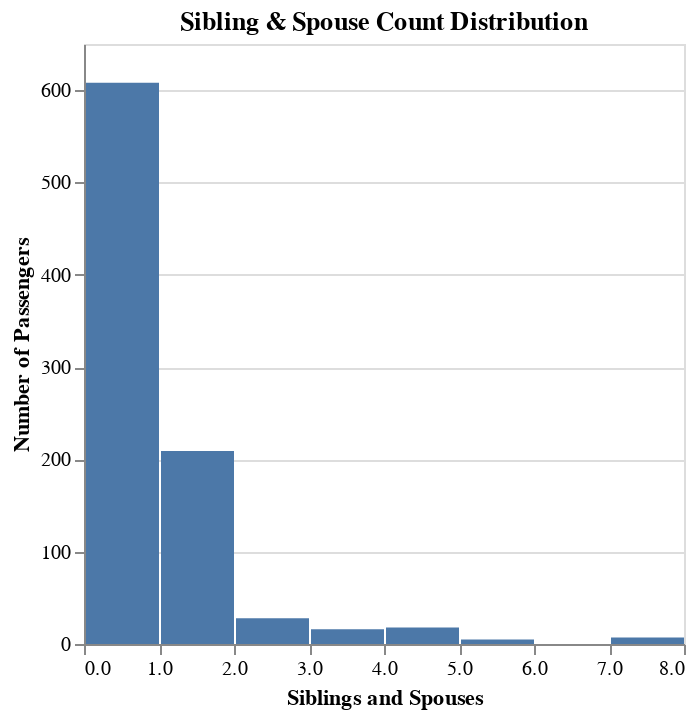

The notebook cell saved with this chart:
### Code cell
# A histogram showing the distribution of sibling/spouse counts
alt.Chart(titanic).mark_bar(
    
).encode(
    x=alt.X('SibSp', bin=True, title='Siblings and Spouses'),
    y=alt.Y('count()', title='Number of Passengers')
).properties(
    width=300,
    title='Sibling & Spouse Count Distribution'
)

### Figure 1 — Vega-Lite specification as saved in the notebook (floating-point values rounded to 4 significant figures; data arrays with more than 128 entries replaced by an {"elided": "..."} marker saying what was removed)
{"config": {"view": {"continuousWidth": 400, "continuousHeight": 300}}, "data": {"name": "data-8158973a3f65ca236fb922f555966b66"}, "mark": "bar", "encoding": {"x": {"type": "quantitative", "bin": true, "field": "SibSp", "title": "Siblings and Spouses"}, "y": {"type": "quantitative", "aggregate": "count", "title": "Number of Passengers"}}, "title": "Sibling & Spouse Count Distribution", "width": 300, "$schema": "https://vega.github.io/schema/vega-lite/v4.8.1.json", "datasets": {"data-8158973a3f65ca236fb922f555966b66": {"elided": "891 records"}}}
